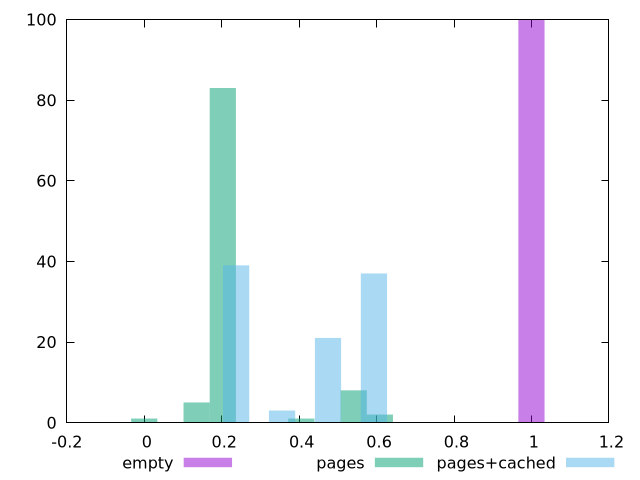

The gnuplot source for this figure:
$_empty <<EOF
1 100
EOF
$_pages <<EOF
0.20282863280233582 83
0.5408763541395621 8
0.13521908853489054 5
0 1
0.6084858984070074 2
0.40565726560467164 1
EOF
$_pagesCached <<EOF
0.23727557388945916 39
0.5931889347236479 37
0.4745511477789183 21
0.35591336083418873 3
EOF
set key outside below
set terminal pngcairo
set output "report_00005_2020-11-02T22-26-11.212Z/cumulative-layout-shift/cumulative-layout-shift_empty_pages_pages+cached+hist.png"
set boxwidth 0.06760954426744527
set style fill transparent solid 0.5 noborder
set yrange [0:100]
plot $_empty title "empty" with boxes ,$_pages title "pages" with boxes ,$_pagesCached title "pages+cached" with boxes ,
